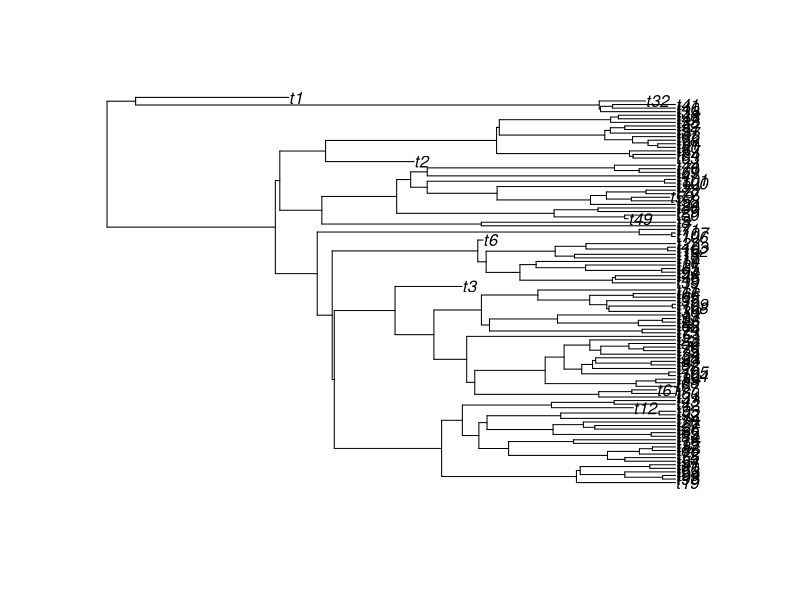
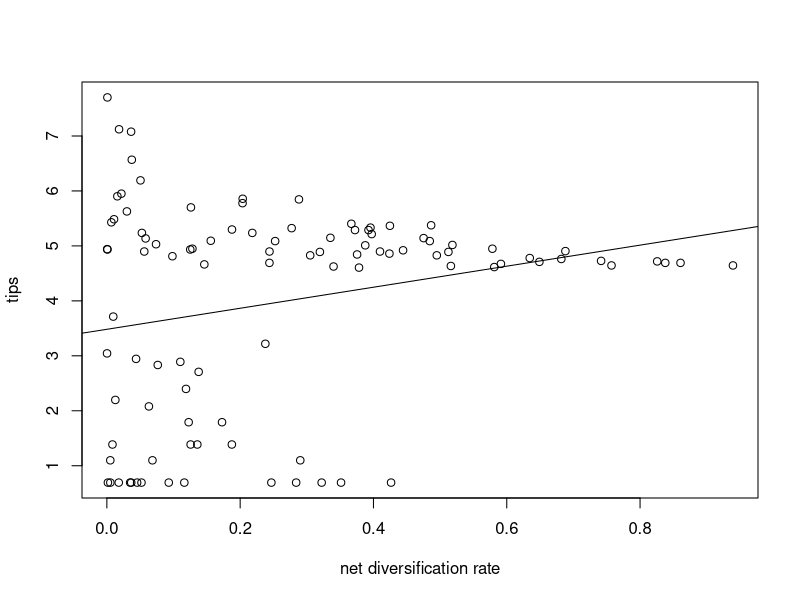
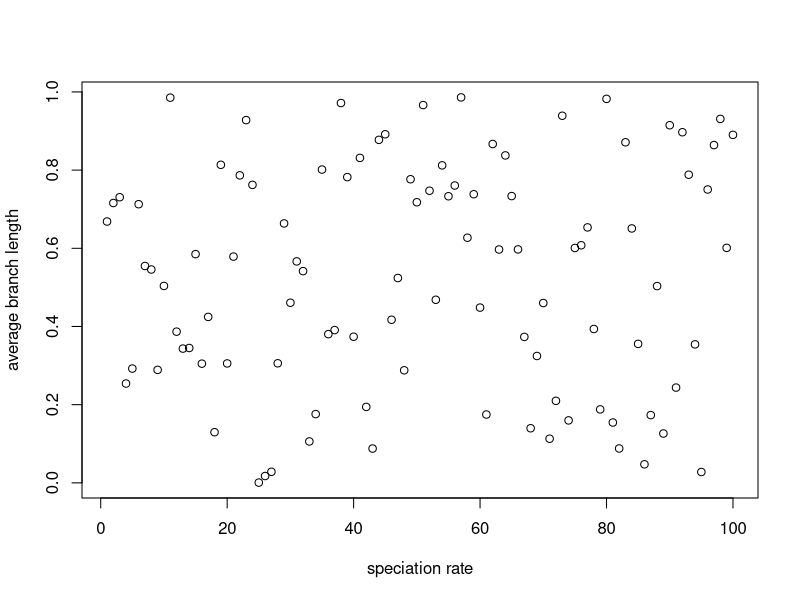

The R script that drew these images, in order: (Note: this script raises an error after producing the figures.)
setwd('C:\\Users\\britt\\Evolution\\Tasks\\task_10')
library(phytools)
library(ape)
library(maps)
#Questions 1-3
trees <- vector(mode="list", length = 1)
births <- c()
Fractions <- c()
abl <- c()
?pbtree
for(x in 1:100) {
  births[x] <- runif(1)
  Fractions[x] <- runif(1)
  trees[[x]] <- pbtree(b=births[x], d=births[x]*Fractions[x], n=100)
}
plot(trees[[x]])
#Question 4
tiplog <- log(sapply(trees, Ntip))
birthrate <- births
deathrate <- births * Fractions
netdiv <- birthrate - deathrate
plot(netdiv, tiplog, xlab="net diversification rate", ylab="tips")
abline(lm(tiplog ~ netdiv))
cor(netdiv, tiplog)
#There is a positive correlation of 0.2924643 between net diversification rate and log of total number of tips.
#Questions 5-6
final <- unlist(abl)
plot(birthrate, abl, xlab="speciation rate", ylab="average branch length")
abline(lm(abl ~ birthrate))
cor(birthrate, abl)
#Negative correlation
#Question 7
tips <- sapply(trees, Ntip)
which.max(tips)
largetree <- trees[[which.max(tips)]]
plot(largetree, type="radial")
rates <- c()
meantraits <- c()
vartraits <- c()
traits <- vector(mode="list", length=1)
for(x in 1:100) {
  rates[x] <- runif(1)
  traits[[x]] <- fastBM(tree = largetree, sig2=rates[x])
  meantraits[[x]] <- mean(traits[[x]])
  vartraits[[x]] <- var(traits[[x]])
}
#Question 8
meantraits <- unlist(meantraits)
plot(meantraits, rates, xlab = "mean of traits", ylab="rates")
abline(lm(rates ~ meantraits))
cor(meantraits, rates)
#The correlation is 0.1749397
#Question 9
vartraits <- unlist(meantraits)
plot(vartraits, rates, xlab="variance of traits", ylab="rates")
abline(lm(rates ~ vartraits))
cor(vartraits, rates)
#Correlation is 0.1749397
#Question 10
cor(traits[[1]], traits[[2]])
#Correlation is 0.1592321
plot(traits[[1]], traits[[2]], xlab="first element of traits", ylab="second element of traits")
traitmat <- cbind(traits[[1]], traits[[2]])
traitmat
#ExtraCredit
?phylomorphospace
phylomorphospace(largetree, traitmat, xlab="first element of traits", ylab="second element of traits")
